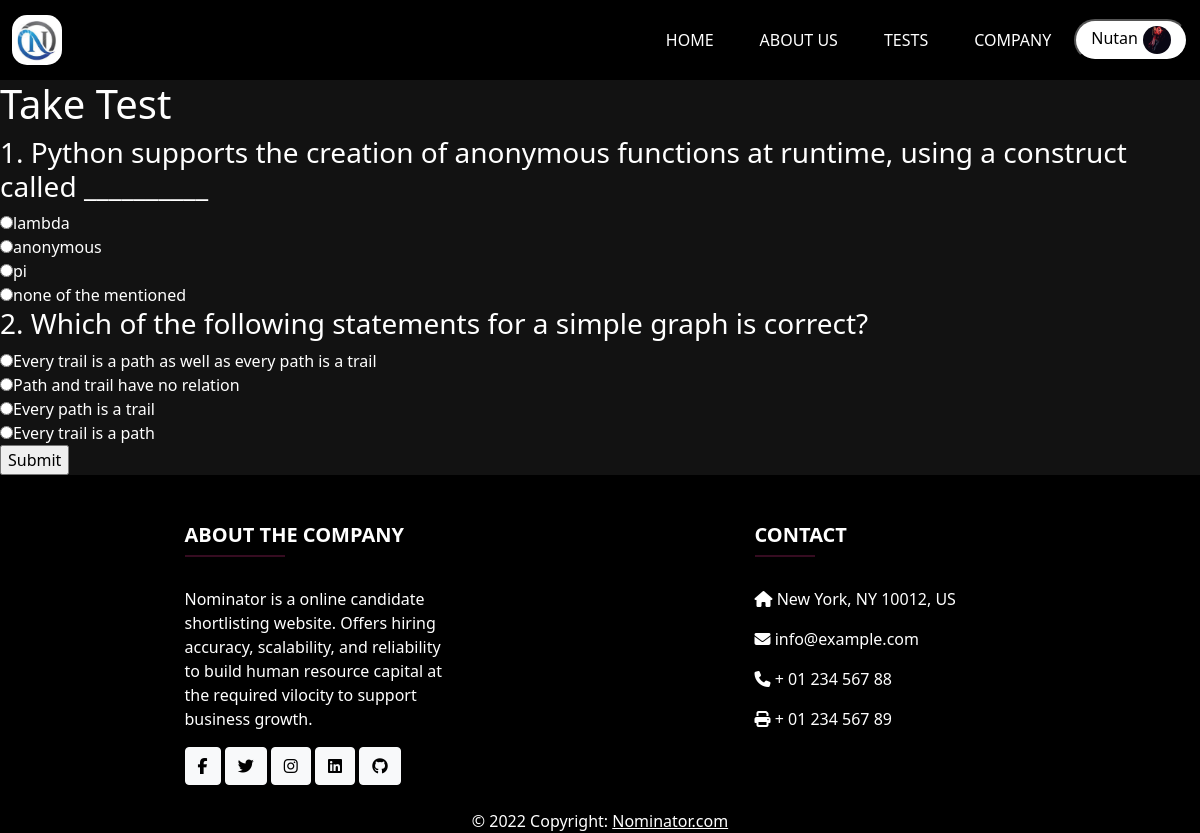
Screenshot of /take-test/2 (signed in) with the database file from the repository.
### models.py (models this page shows, shortened)
class Candidate(db.Model, UserMixin):
    username = db.Column(db.String(100), primary_key=True)
    email = db.Column(db.String(100), unique=True, nullable=False)
    password = db.Column(db.String(100), unique=True, nullable=False)
    firstname = db.Column(db.String(100), nullable=False)
    lastname = db.Column(db.String(100))
    linkedin = db.Column(db.String(100))
    github = db.Column(db.String(100))
    resume = db.Column(db.String(200), default=False)
    gender = db.Column(db.Enum(CandidateGender))
    about_me = db.Column(db.String(500), nullable = True)
    profile_pic = db.Column(db.String(200) , nullable = True , default = 'default_pic.jpg')
    skills = db.relationship('Skill', secondary="candidate_skills", backref='candidate', lazy=True)

class TechnicalQuestion(db.Model):
    id = db.Column(db.Integer, primary_key=True)
    question = db.Column(db.String(2000), nullable=False)
    category = db.Column(db.String(500), nullable=False)
    owner_company = db.Column(db.String(100), db.ForeignKey("company.username"))
    difficulty = db.Column(db.Enum(Difficulty))
    option1 = db.Column(db.String(2000), nullable=False)
    option2 = db.Column(db.String(2000), nullable=False)
    option3 = db.Column(db.String(2000), nullable=False)
    correctoption = db.Column(db.String(2000), nullable=False)
    is_public = db.Column(db.Boolean, nullable=False)

### views.py (the view, shortened to what this page needs)
@app.route('/take-test/<test_id>' , methods=['GET', 'POST'])
@login_required
def take_test(test_id):
    if current_user.__class__ == models.Candidate:
        technicaltest = TechnicalTest.query.filter_by(id=test_id).first()
        if not technicaltest:
            abort(404)
        if not technicaltest.is_public :
            flash('You are not authorized to access this test!', 'danger')
            return redirect(url_for('tests'))
        return render_template('taketest.html', technicaltest=technicaltest)
    else:
        return ("YOU ARE NOT ELIGIBLE TO TAKE THE TEST")

### app.py (called while the page is built)
@login_manager.user_loader
def load_user(username):
    user = Company.query.filter_by(username=username).first()
    if not user:
        user = Candidate.query.filter_by(username=username).first()
    return user

def shuffle_list(lst):
    shuffle(lst)
    return lst

def _enumerate(seq):
    return enumerate(seq)

### templates/taketest.html (shortened to what this page needs)
{% extends 'base.html' %}
{% block body %}
<h1>Take Test</h1>
	<form method="POST">
		{% for i, question in technicaltest.questions|enumerate %}
		<div class="question">
			<h3>{{ i + 1 }}. {{ question.question }}</h3>
			{% set options = [question.option1, question.option2, question.option3, question.correctoption]|shuffle %}
			{% for option in options %}
			<input type="radio" name="answer{{ question.id }}" value="{{ option }}">{{ option }}<br>
			{% endfor %}
		</div>
		{% endfor %}
		<input type="submit" value="Submit">
	</form>
{% endblock %}

### templates/navbar.html (shortened to what this page needs)
{% block css %}
    <link rel="stylesheet" href="{{url_for('static', filename='css/navbar.css')}}">
{% endblock %}
<nav class="navbar sticky-top navbar-expand-md navbar-light bg-dark">
    <div class="container-fluid">
        <a href="/" class="navbar-brand">
            <img id="logo" src="{{url_for('static', filename='img/logo.png')}}" width="50" height="50" alt="CoolBrand">
        </a>
        <div class="collapse navbar-collapse" id="navbarCollapse">
            <div class="navbar-nav ms-auto">
                <a href="/" id="clickid1" class="nav-item nav-link">Home</a>
                <a href="/about" id="clickid2" class="nav-item nav-link">About Us</a>
                <a href="/tests" id="clickid3" class="nav-item nav-link">Tests</a>
                <a href="/company" id="clickid4" class="nav-item nav-link">Company</a>
                {% if current_user.is_authenticated %}
                {% if user_class == 'company' %}
                <div class="profile-div">
                    <button class="btn-profile nav-item" onclick="showDropdown()">
                        {{current_user.company_name}}<img src="/uploads/ProfilePic/{{ company_logo }}" class="pro-pic" alt="Profile Picture" >
                    </button>
                    <div class="dropdown-profile">
                        <a class="dropdown-content" href="{{url_for('Company_profile' , username = current_user.username) }}">Profile</a>
                        <a class="dropdown-content" href="{{ url_for('auth.logout') }}">Logout</a>
                    </div>
                </div>
                {% elif user_class == 'candidate' %}
                <div class="profile-div">
                    <button class="btn-profile nav-item" onclick="showDropdown()">
                        {{current_user.username}}<img src="/uploads/ProfilePic/{{ profile_pic }}" class="pro-pic" alt="Profile Picture" >
                    </button>
                </div>
                {% endif %}
                {% endif %}
            </div>
        </div>
    </div>
</nav>

### static/css/navbar.css (style rules this page uses)
body { background-color: #121212; color: white; }
#logo { border-radius: 15px; }
.navbar { background-color: black !important; }
.nav-link { color: white !important; text-transform: uppercase; margin: 0 15px; display: inline-block; position: relative; }
.nav-link:after { content: ''; position: absolute; width: 100%; transform: scaleX(0); height: 3px; bottom: 0; left: 0; background-color: #d63384; transform-origin: bottom right; transition: transform 0.50s ease-out; }
.navbar-nav { align-items: center; margin: 1% 0; }
.pro-pic { width: 28px; height: 28px; margin-left: 5px; border-radius: 50%; }
.btn-profile { border-radius: 40px; background-color: white ; color: black; padding: 5px 15px; }

### rows the page displays
Candidate: username "Nutan", profile_pic (picture)
TechnicalQuestion: i "1", question "Python supports the creation of anonymous functions at runtime, using a construct called __________", correctoption "lambda", option2 "anonymous", option1 "pi", option3 "none of the mentioned"
TechnicalQuestion: i+1 "2", question "Which of the following statements for a simple graph is correct?", option2 "Every trail is a path as well as every path is a trail", option3 "Path and trail have no relation", correctoption "Every path is a trail", option1 "Every trail is a path"
